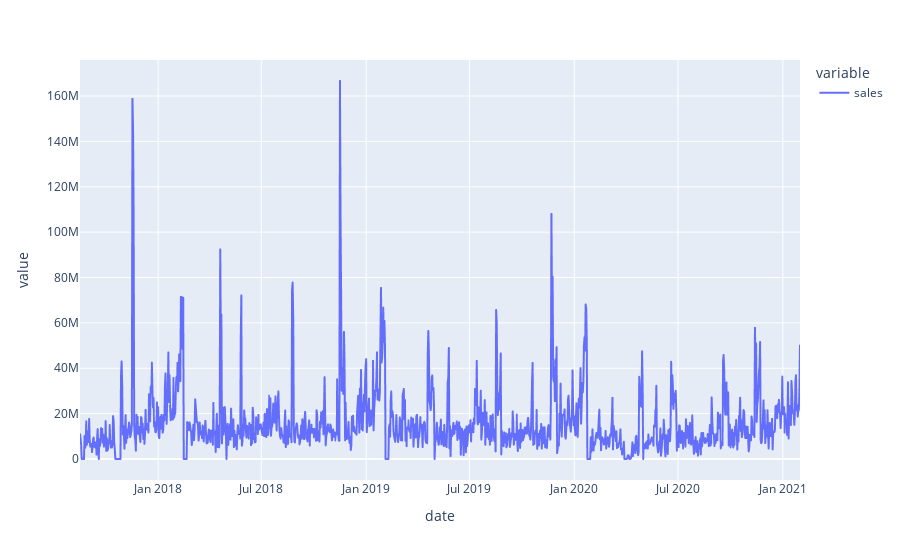

This figure's notebook cell:
### Code cell
df_store.loc[df_store.store_id == int(idx), ['date','sales']].set_index('date').plot()

### Figure 1 — Plotly figure (JSON) as saved in the notebook; plotly's stock layout.template omitted (floating-point values rounded to 4 significant figures; data arrays with more than 128 entries replaced by an {"elided": "..."} marker saying what was removed)
{"data": [{"hovertemplate": "variable=sales<br>date=%{x}<br>value=%{y}<extra></extra>", "legendgroup": "sales", "line": {"color": "#636efa", "dash": "solid"}, "marker": {"symbol": "circle"}, "mode": "lines", "name": "sales", "showlegend": true, "type": "scattergl", "x": {"elided": "1264 str values"}, "xaxis": "x", "y": {"elided": "1264 int values"}, "yaxis": "y"}], "layout": {"legend": {"title": {"text": "variable"}, "tracegroupgap": 0}, "margin": {"t": 60}, "xaxis": {"anchor": "y", "domain": [0, 1], "title": {"text": "date"}}, "yaxis": {"anchor": "x", "domain": [0, 1], "title": {"text": "value"}}}}
